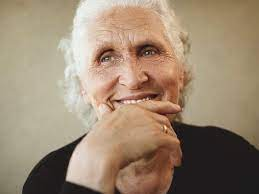
#> input picture WhatsApp Image 2022-09-16 at 6.36.49 PM (1).jpeg, 259 x 194 px
$ python -i main1.py   (imports and definitions only)
#> lines starting #> are read from the running program, lines starting #| are printed output that depends on the picture
#> in Detect, img is the input picture: shape (194, 259, 3); mean B, G, R 114.6, 136.4, 156.3

import numpy as np
import cv2
from scipy.spatial import distance as dst
import tkinter as tk
from tkinter import filedialog
from tkinter import *
from PIL import Image, ImageTk
import math
# [4 lines not run here, left out]

# [1 line that did not run here, left out]
# [1 line that did not run here, left out]

harcascade = 'haarcascade_frontalface_default.xml'
detector = cv2.CascadeClassifier(harcascade)

def eye(a,b,c,d,e,f):
    x=dst.euclidean(b,d)
    y=dst.euclidean(c,e)
    z=dst.euclidean(a,f)
    ratio=(x+y)/(2.0*z)

    if ratio>0.16:
        return 1
    else :return 0


def mouth(x,y):
    x_mean=np.mean(x,axis=0)
    y_mean=np.mean(y,axis=0)

    return abs(x_mean-y_mean)


def wrinkles(image):
    frame = image
    gray_img = cv2.cvtColor(frame,cv2.COLOR_BGR2GRAY)
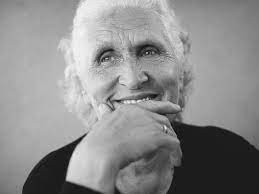
#> gray_img: shape (194, 259); min 5, max 248, mean 139.8
    faces = detector.detectMultiScale(gray_img,scaleFactor = 1.05,minNeighbors=10)
#> faces = [[67, 10, 118, 118]]
    for x,y,w,h in faces :
        frame = frame[y:y+h,x:x+w]
#> this loop made 1 pass
#> pass 1, in wrinkles, `frame = frame[y:y+h,x:x+w]`:
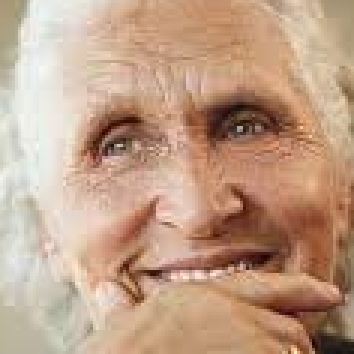
#> frame: shape (118, 118, 3) (shown 3 times larger); mean B, G, R 134.9, 158.9, 192
    gray = cv2.cvtColor(frame, cv2.COLOR_BGR2GRAY)
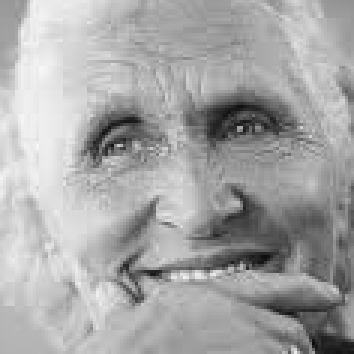
#> gray: shape (118, 118) (shown 3 times larger); min 10, max 248, mean 166
    edges = cv2.Canny(gray, 30, 100)
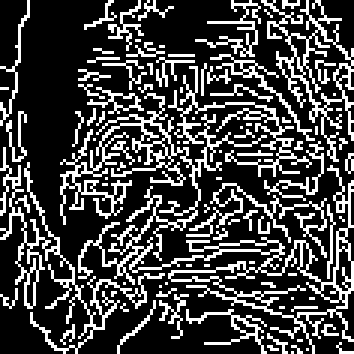
#> edges: shape (118, 118) (shown 3 times larger); 26.4% white in thin lines or dots
    numbers_of_edges=np.count_nonzero(edges)
#> numbers_of_edges = 3672
    print(numbers_of_edges)
#| 3672
    if numbers_of_edges>3500:
        return 1
    else: return 0


def Detect(file_path):
    img = cv2.imread(file_path)
    wrinlke=wrinkles(img,)
#> wrinlke = 1
    img = cv2.resize(img,(512,512))
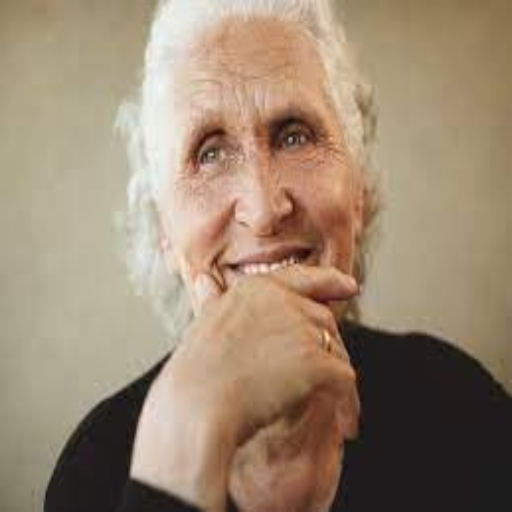
#> img: shape (512, 512, 3); mean B, G, R 114.5, 136.3, 156.2
    img_gray = cv2.cvtColor(img, cv2.COLOR_BGR2GRAY)
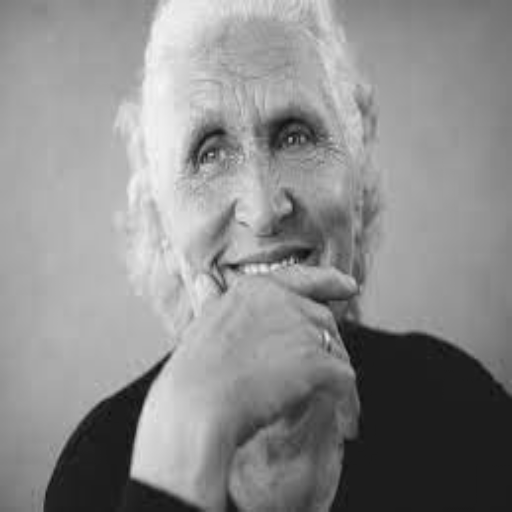
#> img_gray: shape (512, 512); min 12, max 247, mean 139.7

    faces = detector.detectMultiScale(img_gray)
#> faces = [[114, 35, 292, 292]]

    LBFmodel = 'lbfmodel.yaml'
    landmark_detector = cv2.face.createFacemarkLBF()
#> (the run stopped early here; a loop or call above may not have finished)

$ run again, on WhatsApp Image 2022-09-16 at 6.36.50 PM (1).jpeg
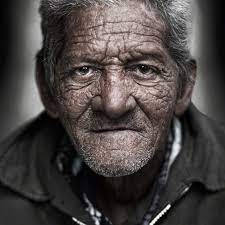
#> input picture WhatsApp Image 2022-09-16 at 6.36.50 PM (1).jpeg, 225 x 225 px
#> in Detect, img is the input picture: shape (225, 225, 3); mean B, G, R 66.6, 67.8, 73.5
#> in wrinkles, `faces = detector.detectMultiScale(gray_img,scaleFactor = 1.05,minNeigh..`: faces = [[44, 15, 143, 143]]
#> the loop in wrinkles, `for x,y,w,h in faces :` made 1 pass
#> in wrinkles, `edges = cv2.Canny(gray, 30, 100)`:
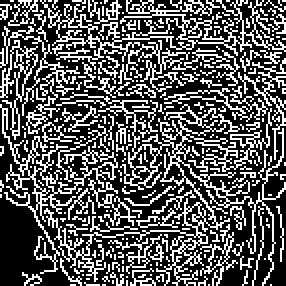
#> edges: shape (143, 143) (shown 2 times larger); 34.3% white in thin lines or dots
#> numbers_of_edges = 7019
#| 7019
#> wrinlke = 1
#> in Detect, `img = cv2.resize(img,(512,512))`:
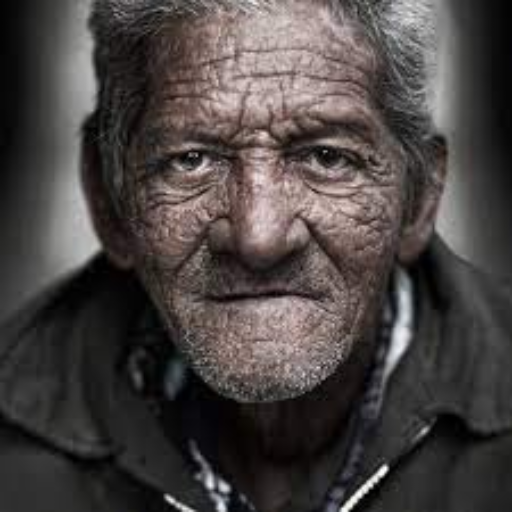
#> img: shape (512, 512, 3); mean B, G, R 66.5, 67.7, 73.4
#> in Detect, `faces = detector.detectMultiScale(img_gray)`: faces = [[100, 32, 326, 326]]
